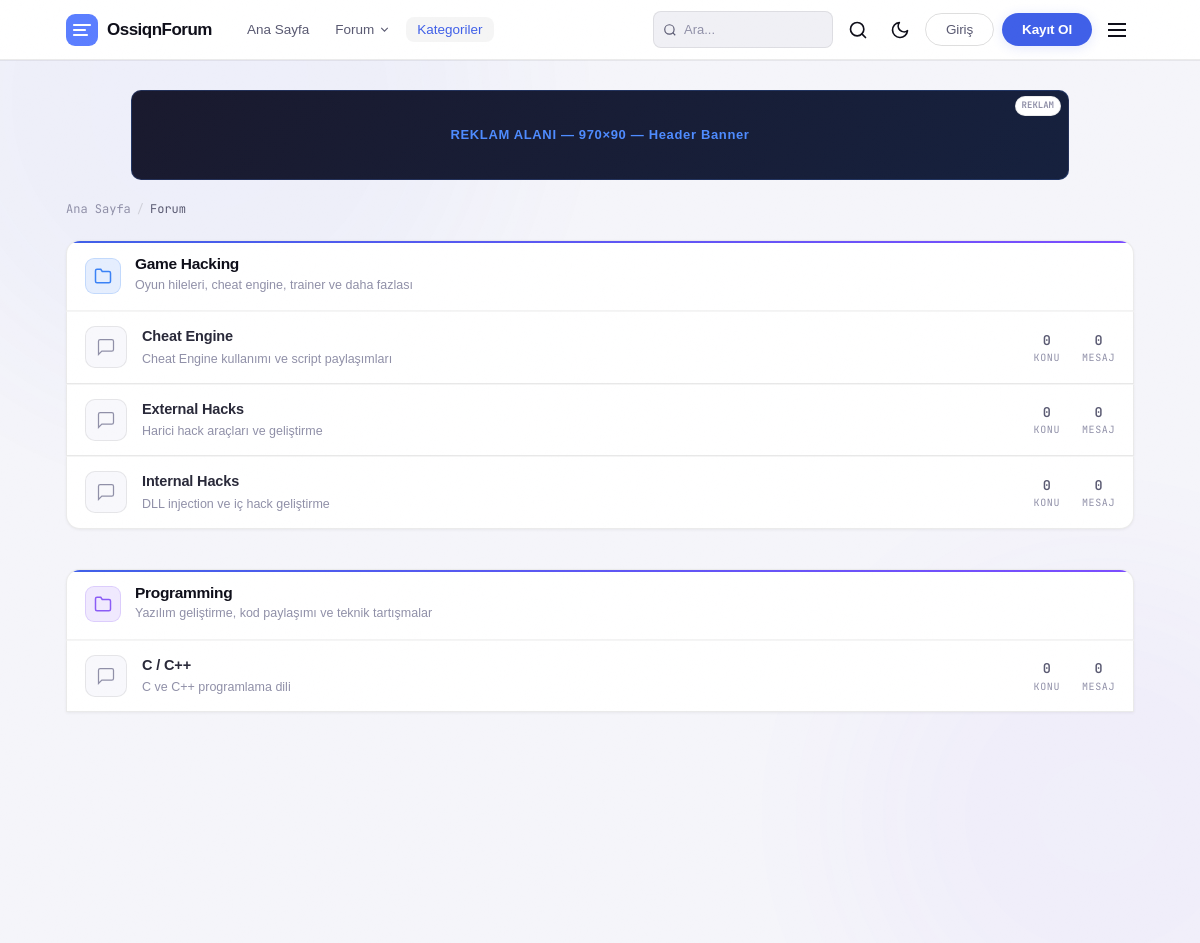
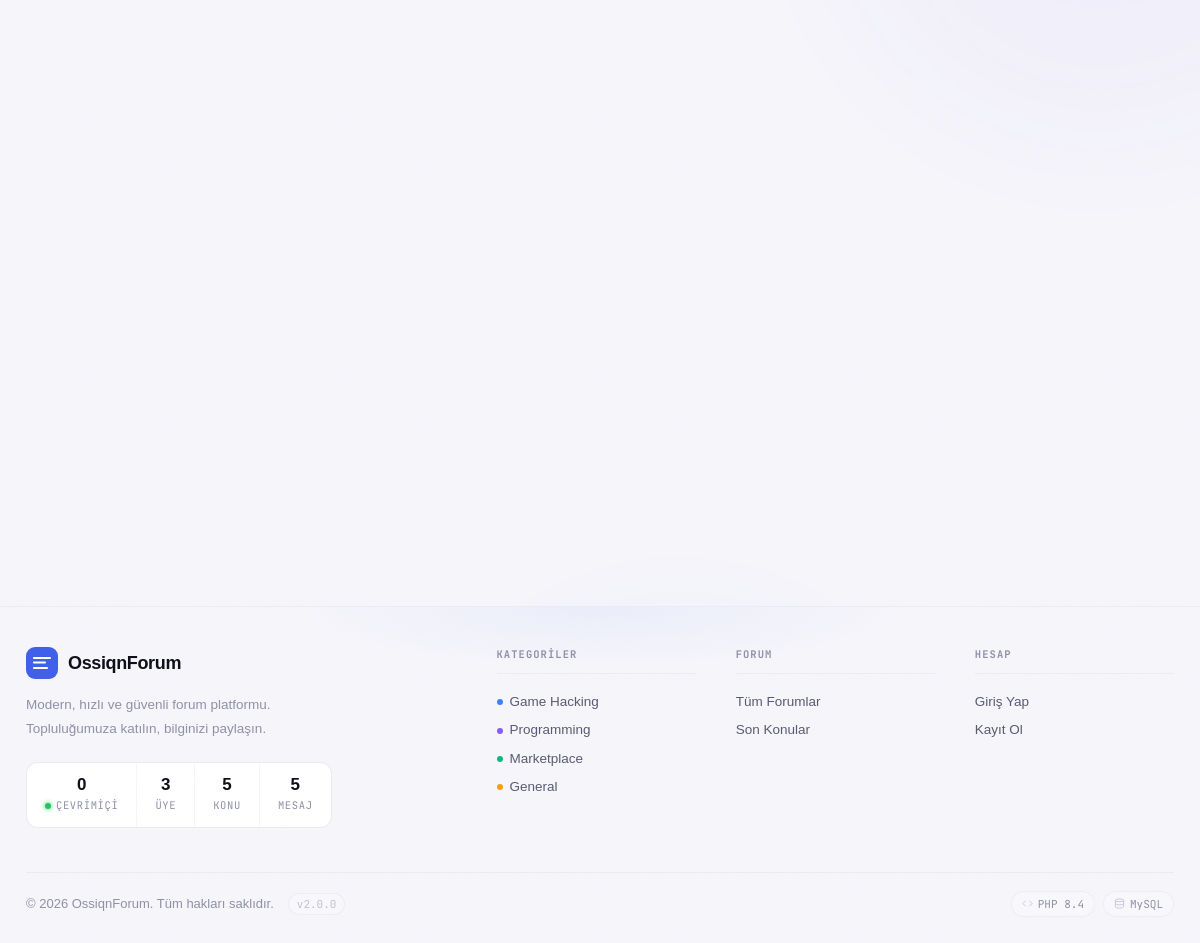
/forum.php, run on the app's committed database (2 pictures, top to bottom).
### tables this page shows
CREATE TABLE IF NOT EXISTS `advertisements` (
  `id` int(11) NOT NULL AUTO_INCREMENT,
  `title` varchar(255) NOT NULL,
  `position` varchar(50) NOT NULL,
  `type` enum('code','image','text') NOT NULL DEFAULT 'code',
  `image_url` varchar(255) DEFAULT NULL,
  `link_url` varchar(255) DEFAULT NULL,
  `html_code` text DEFAULT NULL,
  `alt_text` varchar(255) DEFAULT NULL,
  `starts_at` datetime DEFAULT NULL,
  `ends_at` datetime DEFAULT NULL,
  `is_active` tinyint(1) NOT NULL DEFAULT 1,
  `created_by` int(11) NOT NULL,
  `created_at` timestamp NULL DEFAULT current_timestamp(),
  PRIMARY KEY (`id`)
);

CREATE TABLE categories (
    id INT AUTO_INCREMENT PRIMARY KEY,
    name VARCHAR(100) NOT NULL,
    slug VARCHAR(100) UNIQUE NOT NULL,
    description TEXT DEFAULT NULL,
    icon VARCHAR(50) DEFAULT 'folder',
    color VARCHAR(20) DEFAULT '#3b82f6',
    display_order INT DEFAULT 0,
    is_active TINYINT(1) DEFAULT 1,
    created_at TIMESTAMP DEFAULT CURRENT_TIMESTAMP
);

CREATE TABLE forums (
    id INT AUTO_INCREMENT PRIMARY KEY,
    category_id INT NOT NULL,
    name VARCHAR(100) NOT NULL,
    slug VARCHAR(100) UNIQUE NOT NULL,
    description TEXT DEFAULT NULL,
    display_order INT DEFAULT 0,
    thread_count INT DEFAULT 0,
    post_count INT DEFAULT 0,
    last_post_id INT DEFAULT NULL,
    is_active TINYINT(1) DEFAULT 1,
    created_at TIMESTAMP DEFAULT CURRENT_TIMESTAMP,
    FOREIGN KEY (category_id) REFERENCES categories(id) ON DELETE CASCADE
);

### forum.php (the view, shortened to what the rows shown need)
<?php
require_once 'includes/functions.php';
$catSlug = $_GET['cat'] ?? null;
$forumSlug = $_GET['forum'] ?? null;
$page = max(1, (int)($_GET['page'] ?? 1));
if ($forumSlug) {
    $forum = db()->fetchOne("SELECT f.*, c.name as cat_name, c.slug as cat_slug, c.color as cat_color FROM forums f JOIN categories c ON c.id = f.category_id WHERE f.slug = ? AND f.is_active = 1", [$forumSlug], 's');
    if (!$forum) { header('Location: ' . SITE_URL . '/forum.php'); exit; }
    $pageTitle = $forum['name'];
    $filterSql = "SELECT t.*, u.username, u.avatar, u.role, lpu.username as last_post_user FROM threads t JOIN users u ON u.id = t.user_id LEFT JOIN posts lp ON lp.id = t.last_post_id LEFT JOIN users lpu ON lpu.id = lp.user_id WHERE t.forum_id = ? AND t.is_deleted = 0 ORDER BY t.is_sticky DESC, t.last_post_at DESC";
    $filterParams = [(int)$forum['id']];
    $filterTypes = 'i';
    $data = paginateQuery($filterSql, $filterParams, $filterTypes, $page, THREADS_PER_PAGE);
} elseif ($catSlug) {
    $category = db()->fetchOne("SELECT * FROM categories WHERE slug = ? AND is_active = 1", [$catSlug], 's');
    if (!$category) { header('Location: ' . SITE_URL . '/forum.php'); exit; }
    $pageTitle = $category['name'];
    $forum = null;
    $data = null;
} else {
    $category = null;
    $forum = null;
    $data = null;
}
require_once 'includes/header.php';
$categories = getCategories();
?>
<div style="max-width:1100px;margin:0 auto;padding:20px 16px 60px">
    <?php if ($forum && $data): ?>
    <div class="section-header mb-6">
        <div>
            <h1 class="text-2xl font-bold text-white mb-1"><?= sanitize($forum['name']) ?></h1>
            <?php if ($forum['description']): ?>
            <p class="text-gray-400 text-sm"><?= sanitize($forum['description']) ?></p>
            <?php endif; ?>
        </div>
        <div style="display:flex;align-items:center;gap:12px">
            <span class="stat-pill">
                <svg width="14" height="14" viewBox="0 0 24 24" fill="none" stroke="currentColor" stroke-width="2"><path d="M21 15a2 2 0 0 1-2 2H7l-4 4V5a2 2 0 0 1 2-2h14a2 2 0 0 1 2 2z"/></svg>
                <?= formatNumber($forum['thread_count']) ?> Konu
            </span>
            <?php if (isLoggedIn()): ?>
            <a href="<?= SITE_URL ?>/new-thread.php?forum=<?= sanitize($forum['slug']) ?>" class="btn-primary">
                <svg width="16" height="16" viewBox="0 0 24 24" fill="none" stroke="currentColor" stroke-width="2"><line x1="12" y1="5" x2="12" y2="19"/><line x1="5" y1="12" x2="19" y2="12"/></svg>
                Yeni Konu
            </a>
            <?php endif; ?>
        </div>
    </div>
    <?php if (empty($data['items'])): ?>
    <div class="empty-state card">
        <svg width="48" height="48" viewBox="0 0 24 24" fill="none" stroke="currentColor" stroke-width="1" class="mx-auto mb-4 text-gray-600"><path d="M21 15a2 2 0 0 1-2 2H7l-4 4V5a2 2 0 0 1 2-2h14a2 2 0 0 1 2 2z"/></svg>
        <h3>Henüz konu yok</h3>
        <p class="text-sm mb-4">İlk konuyu açan sen ol!</p>
        <?php if (isLoggedIn()): ?>
        <a href="<?= SITE_URL ?>/new-thread.php?forum=<?= sanitize($forum['slug']) ?>" class="btn-primary">Konu Aç</a>
        <?php endif; ?>
    </div>
    <?php else: ?>
    <div class="bg-surface border border-surface-50 rounded-t-xl">
        <div class="flex items-center px-5 py-3 text-xs font-semibold uppercase tracking-wider text-gray-500 border-b border-surface-50">
            <span class="flex-1">Konu</span>
            <span class="w-20 text-center hidden md:block">Cevap</span>
            <span class="w-20 text-center hidden md:block">Görüntü</span>
            <span class="w-36 text-right hidden lg:block">Son Mesaj</span>
        </div>
    </div>
    <?php foreach ($data['items'] as $thread): ?>
    <div class="thread-row <?= $thread['is_sticky'] ? 'sticky' : '' ?>" onclick="window.location='<?= SITE_URL ?>/thread.php?id=<?= (int)$thread['id'] ?>';" style="cursor:pointer">
        <img src="<?= getAvatar($thread) ?>" alt="" class="thread-avatar">
        <div style="flex:1;min-width:0">
            <a href="<?= SITE_URL ?>/thread.php?id=<?= (int)$thread['id'] ?>" class="thread-title" onclick="event.stopPropagation()">
                <?= sanitize($thread['title']) ?>
            </a>
            <div class="thread-badges">
                <?php if ($thread['is_sticky']): ?>
                <span class="badge badge-sticky">
                    <svg width="10" height="10" viewBox="0 0 24 24" fill="none" stroke="currentColor" stroke-width="2"><line x1="12" y1="17" x2="12" y2="22"/><path d="M5 17H19V13L17 7H7L5 13Z"/><line x1="12" y1="2" x2="12" y2="7"/></svg>
                    Sabit
                </span>
                <?php endif; ?>
                <?php if ($thread['is_locked']): ?>
                <span class="badge badge-locked">
                    <svg width="10" height="10" viewBox="0 0 24 24" fill="none" stroke="currentColor" stroke-width="2"><rect x="3" y="11" width="18" height="11" rx="2"/><path d="M7 11V7a5 5 0 0 1 10 0v4"/></svg>
                    Kilitli
                </span>
                <?php endif; ?>
                <?php if ($thread['reply_count'] > 50): ?>
                <span class="badge badge-hot">Popüler</span>
                <?php endif; ?>
            </div>
            <div class="thread-meta">
                <a href="<?= SITE_URL ?>/profile.php?u=<?= urlencode($thread['username']) ?>" class="hover:text-primary-light" onclick="event.stopPropagation()">
                    <?= sanitize($thread['username']) ?>
                </a>
                &bull; <?= timeAgo($thread['created_at']) ?>
            </div>
        </div>
        <div class="thread-counts">
            <div class="thread-count-item">
                <div class="thread-count-value"><?= formatNumber($thread['reply_count']) ?></div>
                <div class="thread-count-label">Cevap</div>
            </div>
            <div class="thread-count-item hidden md:block">
                <div class="thread-count-value"><?= formatNumber($thread['view_count']) ?></div>
                <div class="thread-count-label">Görüntü</div>
            </div>
        </div>
        <?php if ($thread['last_post_user']): ?>
        <div class="thread-last hidden lg:block">
            <div class="last-user"><?= sanitize($thread['last_post_user']) ?></div>
            <div class="last-time"><?= timeAgo($thread['last_post_at']) ?></div>
        </div>
        <?php endif; ?>
    </div>
    <?php endforeach; ?>
    <?php if ($data['pages'] > 1): ?>
    <div class="pagination">
        <?php if ($data['current'] > 1): ?>
        <a href="?forum=<?= sanitize($forumSlug) ?>&page=<?= $data['current'] - 1 ?>" class="page-btn">
            <svg width="16" height="16" viewBox="0 0 24 24" fill="none" stroke="currentColor" stroke-width="2"><polyline points="15 18 9 12 15 6"/></svg>
        </a>
        <?php endif; ?>
        <?php for ($i = max(1, $data['current']-2); $i <= min($data['pages'], $data['current']+2); $i++): ?>
        <a href="?forum=<?= sanitize($forumSlug) ?>&page=<?= $i ?>" class="page-btn <?= $i === $data['current'] ? 'active' : '' ?>"><?= $i ?></a>
        <?php endfor; ?>
        <?php if ($data['current'] < $data['pages']): ?>
        <a href="?forum=<?= sanitize($forumSlug) ?>&page=<?= $data['current'] + 1 ?>" class="page-btn">
            <svg width="16" height="16" viewBox="0 0 24 24" fill="none" stroke="currentColor" stroke-width="2"><polyline points="9 18 15 12 9 6"/></svg>
        </a>
        <?php endif; ?>
    </div>
    <?php endif; ?>
    <?php endif; ?>
    <?php else: ?>
    <?php
    $displayCats = $category ? [$category] : $categories;
    foreach ($displayCats as $cat):
        $forums = getForumsByCategory($cat['id']);
    ?>
    <div class="category-section mb-10">
        <div class="category-header">
            <div class="category-icon" style="background:<?= sanitize($cat['color']) ?>22; border: 1px solid <?= sanitize($cat['color']) ?>33;">
                <svg width="18" height="18" viewBox="0 0 24 24" fill="none" stroke="<?= sanitize($cat['color']) ?>" stroke-width="2"><path d="M22 19a2 2 0 0 1-2 2H4a2 2 0 0 1-2-2V5a2 2 0 0 1 2-2h5l2 3h9a2 2 0 0 1 2 2z"/></svg>
            </div>
            <div>
                <h2 class="category-title">
                    <a href="?cat=<?= sanitize($cat['slug']) ?>" class="hover:text-primary-light transition-colors"><?= sanitize($cat['name']) ?></a>
                </h2>
                <?php if ($cat['description']): ?>
                <p class="category-desc"><?= sanitize($cat['description']) ?></p>
                <?php endif; ?>
            </div>
        </div>
        <?php foreach ($forums as $fr): ?>
        <a href="?forum=<?= sanitize($fr['slug']) ?>" class="forum-row">
            <div class="forum-icon">
                <svg width="20" height="20" viewBox="0 0 24 24" fill="none" stroke="currentColor" stroke-width="1.5"><path d="M21 15a2 2 0 0 1-2 2H7l-4 4V5a2 2 0 0 1 2-2h14a2 2 0 0 1 2 2z"/></svg>
            </div>
            <div style="flex:1;min-width:0">
                <div class="forum-name"><?= sanitize($fr['name']) ?></div>
                <?php if ($fr['description']): ?>
                <div class="forum-desc"><?= sanitize($fr['description']) ?></div>
                <?php endif; ?>
            </div>
            <div class="forum-stats">
                <div class="forum-stat-item">
                    <div class="forum-stat-value"><?= formatNumber($fr['thread_count']) ?></div>
                    <div class="forum-stat-label">Konu</div>
                </div>
                <div class="forum-stat-item">
                    <div class="forum-stat-value"><?= formatNumber($fr['post_count']) ?></div>
                    <div class="forum-stat-label">Mesaj</div>
                </div>
            </div>
        </a>
        <?php endforeach; ?>
    </div>
    <?php endforeach; ?>
    <?php endif; ?>
</div>
<?php require_once 'includes/footer.php'; ?>

### includes/header.php (shortened to what the rows shown need)
<?php
require_once __DIR__ . '/../includes/functions.php';
$categories = getCategories();
$userTheme = getUserTheme();
?>
<!DOCTYPE html>
<html lang="tr" data-theme="<?= $userTheme ?>">
<head>
    <link href="https://api.fontshare.com/v2/css?f[]=clash-display@400,500,600,700&f[]=satoshi@400,500,600,700&display=swap" rel="stylesheet">
    <script src="https://cdn.tailwindcss.com"></script>
    <link rel="stylesheet" href="<?= SITE_URL ?>/assets/css/main.css">
</head>
<body>
<div id="app-wrapper">
<div style="padding-top:75px">
<?php
$headerAd = null;
try {
    $headerAd = db()->fetchOne("SELECT * FROM advertisements WHERE position = 'header_banner' AND is_active = 1 AND (starts_at IS NULL OR starts_at <= NOW()) AND (ends_at IS NULL OR ends_at >= NOW()) ORDER BY id DESC LIMIT 1");
} catch(Exception $e) {}
if ($headerAd):
    $adHtml = '';
    if ($headerAd['type'] === 'image' && !empty($headerAd['image_url'])) {
        $link = !empty($headerAd['link_url']) ? sanitize($headerAd['link_url']) : '#';
        $adHtml = '<a href="'.$link.'" target="_blank" rel="nofollow"><img src="'.sanitize($headerAd['image_url']).'" style="width:100%;border-radius:10px;display:block;" alt="Reklam"></a>';
    } else {
        $adHtml = $headerAd['html_code'];
    }
?>
<div style="max-width:970px;margin:0 auto;padding:15px 16px 0">
    <div style="position:relative">
        <span style="position:absolute;top:6px;right:8px;background:var(--bg-surface);color:var(--ink-3);font-size:9px;font-weight:700;font-family:'JetBrains Mono',monospace;padding:2px 6px;border-radius:999px;border:1px solid var(--border-1);z-index:10;pointer-events:none;">REKLAM</span>
        <?= $adHtml ?>
    </div>
</div>
<?php endif; ?>

### includes/footer.php (shortened to what the rows shown need)
<?php
$fCats  = getCategories();
?>
</div>
<footer style="position:relative;margin-top:80px;border-top:1px solid var(--border-0);background:var(--bg-canvas);overflow:hidden">
    <div style="max-width:1180px;margin:0 auto;padding:40px 16px 0">
        <div style="display:grid;grid-template-columns:minmax(0,1.2fr) minmax(0,2fr);gap:64px;padding-bottom:44px;border-bottom:1px solid var(--border-0)">
            <div style="display:grid;grid-template-columns:repeat(3,1fr);gap:40px">
                <div>
                    <div style="font-family:'JetBrains Mono',monospace;font-size:10.5px;font-weight:700;text-transform:uppercase;letter-spacing:.1em;color:var(--ink-3);margin-bottom:14px;padding-bottom:10px;border-bottom:1px solid var(--border-0)">Kategoriler</div>
                    <?php foreach ($fCats as $cat): ?>
                    <a href="<?= SITE_URL ?>/forum.php?cat=<?= sanitize($cat['slug']) ?>" style="display:flex;align-items:center;gap:7px;font-size:13.5px;color:var(--ink-2);text-decoration:none;padding:4px 0;font-weight:500;transition:color .15s" onmouseover="this.style.color='var(--ink-0)';this.style.transform='translateX(3px)'" onmouseout="this.style.color='var(--ink-2)';this.style.transform='translateX(0)'">
                        <span style="width:6px;height:6px;border-radius:50%;flex-shrink:0;background:<?= sanitize($cat['color']) ?>"></span>
                        <?= sanitize($cat['name']) ?>
                    </a>
                    <?php endforeach; ?>
                </div>
            </div>
        </div>
    </div>
</footer>
</div>
</body>
</html>

### data on the page
advertisements: html_code "REKLAM ALANI — 970×90 — Header Banner"
categories: name "Game Hacking", description "Oyun hileleri, cheat engine, trainer ve daha fazlası"
forums: name "Cheat Engine", description "Cheat Engine kullanımı ve script paylaşımları", thread_count "0", post_count "0"
forums: name "External Hacks", description "Harici hack araçları ve geliştirme", thread_count "0", post_count "0"
forums: name "Internal Hacks", description "DLL injection ve iç hack geliştirme", thread_count "0", post_count "0"
categories: name "Programming", description "Yazılım geliştirme, kod paylaşımı ve teknik tartışmalar"
forums: name "C / C++", description "C ve C++ programlama dili", thread_count "0", post_count "0"
categories: name "Marketplace"
categories: name "General"

### other printed values
SITE_NAME "OssiqnForum"
formatNumber($val) "0"
$lbl "ÇEVRIMIÇI"
formatNumber($val) "3"
$lbl "ÜYE"
formatNumber($val) "5"
$lbl "KONU"
$lbl "MESAJ"
$lbl "Tüm Forumlar"
$lbl "Son Konular"
SITE_VERSION "2.0.0"
PHP_MAJOR_VERSION "8"
PHP_MINOR_VERSION "4"
